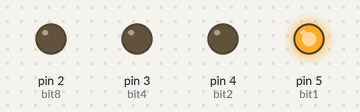
Recording of a sketch running on a simulated Arduino Uno, built with avr-gcc and run on an emulated ATmega328P. Parts: output pins drawn as LEDs (lit = HIGH).

Above: at 0.05 s.
At 0.45 s:
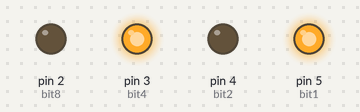
At 0.85 s:
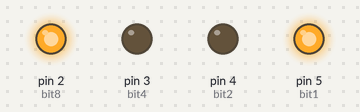
At 1.65 s:
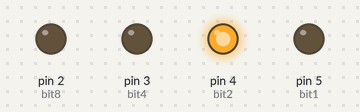
At 2.45 s:
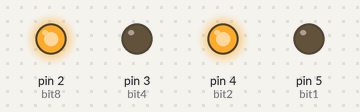
At 3.35 s:
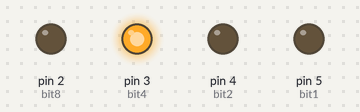
Timing chart, 0 to 3.6 s (numbered marks = the images above):
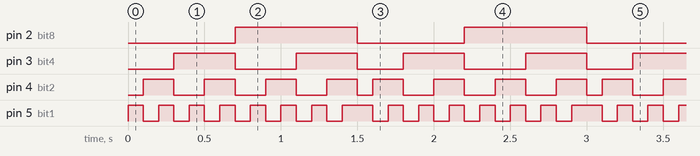

The sketch:

6bitBinCounter_v0.2.ino
```cpp
int bit8=2;
int bit4=3;
int bit2=4;
int bit1=5;
int delayTime=100;

void setup() {
  // put your setup code here, to run once:
pinMode(bit1,OUTPUT);
pinMode(bit2,OUTPUT);
pinMode(bit4,OUTPUT);
pinMode(bit8,OUTPUT);
}

void loop() {
  // put your main code here, to run repeatedly:
  number1();
  delay(delayTime);
  number2();
  delay(delayTime);
  number3();
  delay(delayTime);
  number4();
  delay(delayTime);
  number5();
  delay(delayTime);
  number6();
  delay(delayTime);
  number7();
  delay(delayTime);
  number8();
  delay(delayTime);
  number9();
  delay(delayTime);
  number10();
  delay(delayTime);
  number11();
  delay(delayTime);
  number12();
  delay(delayTime);
  number13();
  delay(delayTime);
  number14();
  delay(delayTime);
  number15();
  delay(delayTime);
}

void resetOutput(){
  digitalWrite(bit1,LOW);
  digitalWrite(bit2,LOW);
  digitalWrite(bit4,LOW);
  digitalWrite(bit8,LOW);
}

int number1 () {
  resetOutput();
  digitalWrite(bit1,HIGH);
  digitalWrite(bit2,LOW);
  digitalWrite(bit4,LOW);
  digitalWrite(bit8,LOW);
  return 1;
}

int number2 () {
  resetOutput();
  digitalWrite(bit1,LOW);
  digitalWrite(bit2,HIGH);
  digitalWrite(bit4,LOW);
  digitalWrite(bit8,LOW);
  return 2;
}

int number3 () {
  resetOutput();
  digitalWrite(bit1,HIGH);
  digitalWrite(bit2,HIGH);
  digitalWrite(bit4,LOW);
  digitalWrite(bit8,LOW);
  return 3;
}

int number4 () {
  resetOutput();
  digitalWrite(bit1,LOW);
  digitalWrite(bit2,LOW);
  digitalWrite(bit4,HIGH);
  digitalWrite(bit8,LOW);
  return 4;
}

int number5 () {
  resetOutput();
  digitalWrite(bit1,HIGH);
  digitalWrite(bit2,LOW);
  digitalWrite(bit4,HIGH);
  digitalWrite(bit8,LOW);
  return 5;
}

int number6 () {
  resetOutput();
  digitalWrite(bit1,LOW);
  digitalWrite(bit2,HIGH);
  digitalWrite(bit4,HIGH);
  digitalWrite(bit8,LOW);
  return 6;
}

int number7 () {
  resetOutput();
  digitalWrite(bit1,HIGH);
  digitalWrite(bit2,HIGH);
  digitalWrite(bit4,HIGH);
  digitalWrite(bit8,LOW);
  return 7;
}

int number8 () {
  resetOutput();
  digitalWrite(bit1,LOW);
  digitalWrite(bit2,LOW);
  digitalWrite(bit4,LOW);
  digitalWrite(bit8,HIGH);
  return 8;
}

int number9 () {
  resetOutput();
  digitalWrite(bit1,HIGH);
  digitalWrite(bit2,LOW);
  digitalWrite(bit4,LOW);
  digitalWrite(bit8,HIGH);
  return 9;
}

int number10 () {
  resetOutput();
  digitalWrite(bit1,LOW);
  digitalWrite(bit2,HIGH);
  digitalWrite(bit4,LOW);
  digitalWrite(bit8,HIGH);
  return 10;
}

int number11 () {
  resetOutput();
  digitalWrite(bit1,HIGH);
  digitalWrite(bit2,HIGH);
  digitalWrite(bit4,LOW);
  digitalWrite(bit8,HIGH);
  return 11;
}

int number12 () {
  resetOutput();
  digitalWrite(bit1,LOW);
  digitalWrite(bit2,LOW);
  digitalWrite(bit4,HIGH);
  digitalWrite(bit8,HIGH);
  return 12;
}

int number13 () {
  resetOutput();
  digitalWrite(bit1,HIGH);
  digitalWrite(bit2,LOW);
  digitalWrite(bit4,HIGH);
  digitalWrite(bit8,HIGH);
  return 13;
}

int number14 () {
  resetOutput();
  digitalWrite(bit1,LOW);
  digitalWrite(bit2,HIGH);
  digitalWrite(bit4,HIGH);
  digitalWrite(bit8,HIGH);
  return 14;
}

int number15 () {
  resetOutput();
  digitalWrite(bit1,HIGH);
  digitalWrite(bit2,HIGH);
  digitalWrite(bit4,HIGH);
  digitalWrite(bit8,HIGH);
  return 15;
}
```

Measured:
- by itself, pin 2 (bit8): alternates HIGH for 0.80 s and LOW for 0.70 s
- by itself, pin 3 (bit4): repeats every 1.5 s: LOW 0.40 s, HIGH 0.40 s, LOW 0.30 s, HIGH 0.40 s
- by itself, pin 4 (bit2): repeats every 1.5 s: 3 × (LOW 0.20 s, HIGH 0.20 s), LOW 0.10 s, HIGH 0.20 s
- by itself, pin 5 (bit1): repeats every 1.5 s: 6 × (LOW 0.10 s, HIGH 0.10 s), LOW 0.10 s, HIGH 0.20 s
